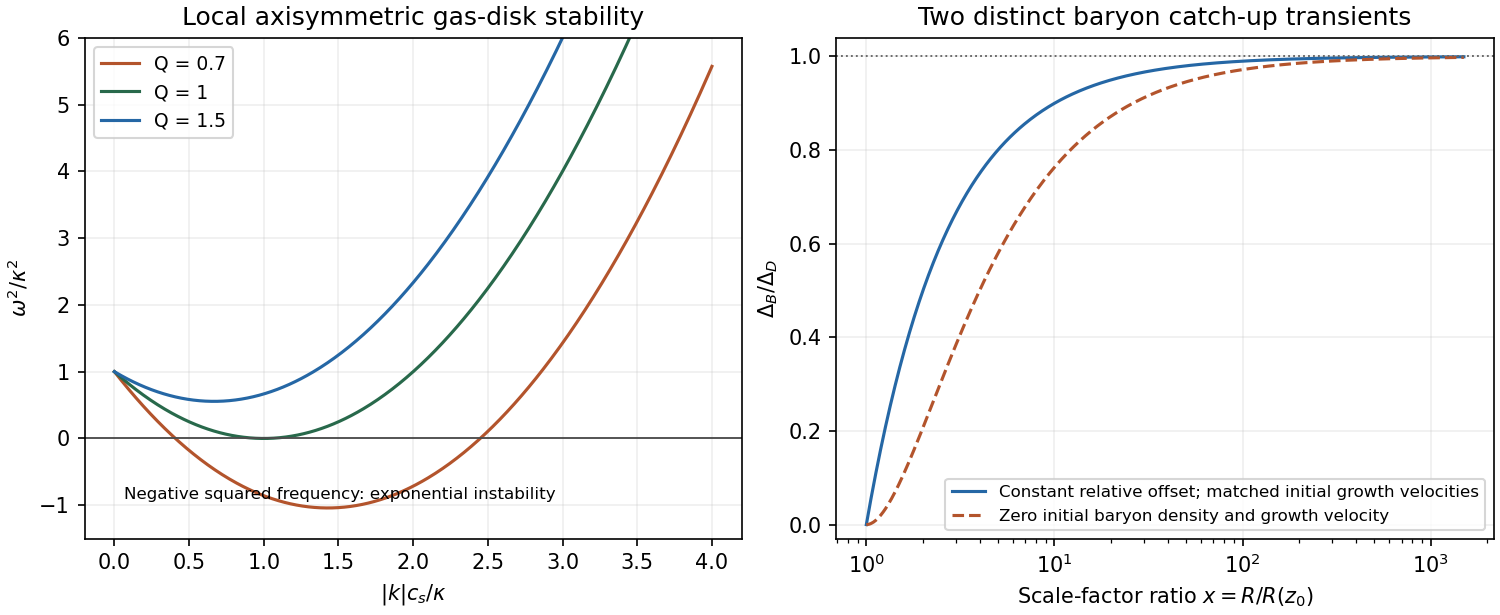

Recreate this plot in Python.
"""Original analytic disk stability and two-fluid curves; Python3.14,NumPy,Matplotlib; output cwd."""
import numpy as np
import matplotlib
matplotlib.use('Agg')
import matplotlib.pyplot as plt
fig,axs=plt.subplots(1,2,figsize=(10,4.1),facecolor='white',layout='constrained')
k=np.linspace(0,4,500)
for Q,col in [(.7,'#b3542c'),(1,'#28694b'),(1.5,'#2567a5')]:
 axs[0].plot(k,1+k*k-2*k/Q,label=f'Q = {Q:g}',color=col)
axs[0].axhline(0,color='.3',lw=.9);axs[0].set(xlabel=r'$|k|c_s/\kappa$',ylabel=r'$\omega^2/\kappa^2$',title='Local axisymmetric gas-disk stability',ylim=(-1.5,6))
axs[0].text(.06,.08,'Negative squared frequency: exponential instability',transform=axs[0].transAxes,fontsize=8)
axs[0].legend(fontsize=9);axs[0].grid(alpha=.2)
x=np.geomspace(1,1501,500)
axs[1].plot(x,1-1/x,label='Constant relative offset; matched initial growth velocities',color='#2567a5')
axs[1].plot(x,1-3/x+2/x**1.5,label='Zero initial baryon density and growth velocity',color='#b3542c',ls='--')
axs[1].axhline(1,color='.4',ls=':',lw=.9);axs[1].set_xscale('log')
axs[1].set(xlabel=r'Scale-factor ratio $x=R/R(z_0)$',ylabel=r'$\Delta_B/\Delta_D$',title='Two distinct baryon catch-up transients',ylim=(-.03,1.04))
axs[1].legend(fontsize=8,loc='lower right');axs[1].grid(alpha=.2)
fig.savefig('paper-1-disk-stability-baryon-catchup.png',dpi=150,facecolor='white');plt.close(fig)
